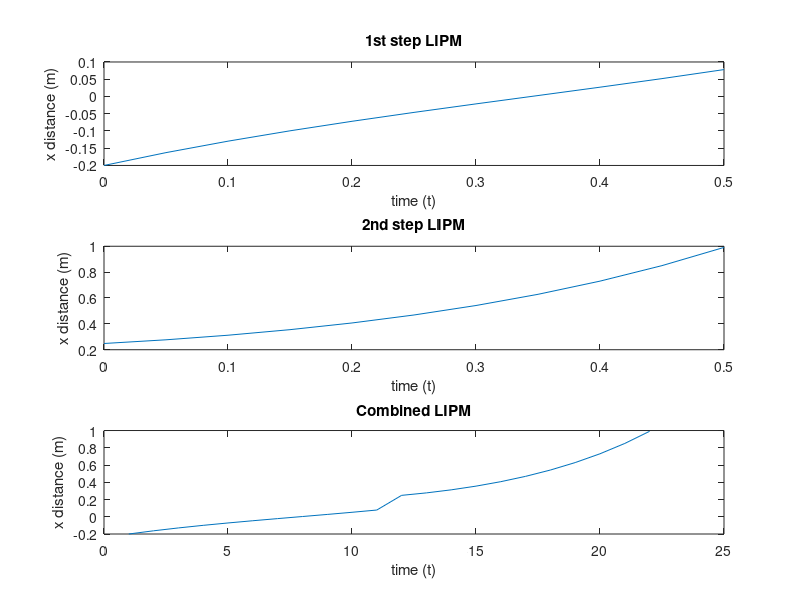
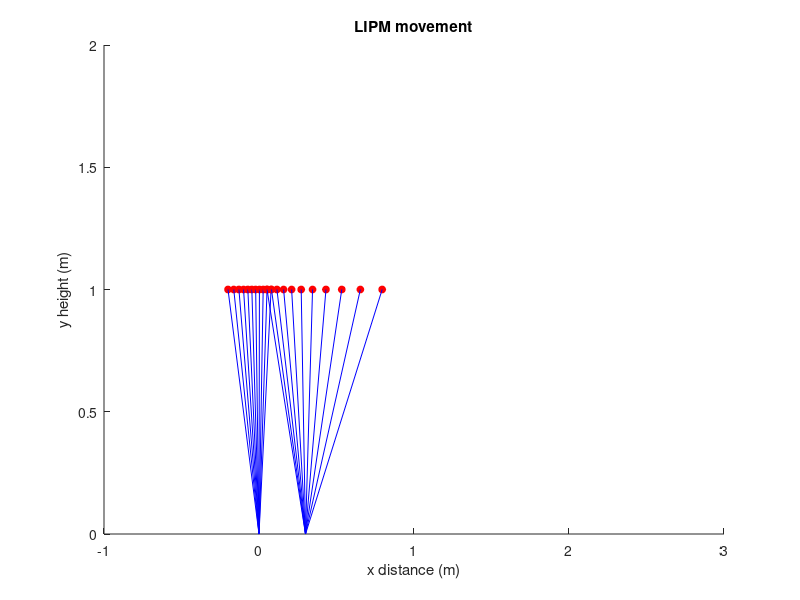

MATLAB code to generate these figures, in order:
% ===============================================================
% 2D walking pattern generation w/ LIPM Kajita pg 107
% Eqtn used (4.5)
% Input: I.C (pos, vel)
% Output: 2D animation of x(t) of LIPM for 2 steps
% 
% Author: Moonyoung Lee (ML634@kaist.ac.kr)
% KAIST Institute Humanoid Research Lab
% Date: 08/2017
% ===============================================================


x0InitCond = zeros(5,1);
v0InitCond = zeros(5,1);


z = 1.0; %hubo COM height
g = 9.8;
Tc = sqrt(z/g);

% ======== input ========
x0InitCond(1) = -0.2;  %I.C pos
v0InitCond(1) = 0.79;  %I.C vel
stepSize = 0.3; %how far to move LIMP base 
Tperiod = 0.5; %time to switch CoM base

% ======== main ========
N = 10;
t = 0:Tperiod/N:Tperiod; %time array

%calculate 2d x motion
xFirstStep = (x0InitCond(1) * cosh(t/Tc)) + (Tc * v0InitCond(1) * sinh(t/Tc));
vFirstStep = (x0InitCond(1)/Tc * sinh(t/Tc)) + (v0InitCond(1) * cosh(t/Tc));

%update IC
x0InitCond(2) = xFirstStep(N);  %I.C pos 2ndStep
v0InitCond(2) = vFirstStep(N);  %I.C vel 2ndStep

%add to global X vs T
xGlobal = xFirstStep;

% === next step ===

%calculate 2d x motion 
xSecondStep = ( (stepSize - x0InitCond(2)) * cosh(t/Tc)) + (Tc * v0InitCond(2) * sinh(t/Tc));
vSecondStep = (x0InitCond(2)/Tc * sinh(t/Tc)) + (v0InitCond(2) * cosh(t/Tc));


%add to global X vs T
stepOffset = xFirstStep(N) - xSecondStep(1);
xGlobalSecond = xSecondStep + stepOffset;
xGlobal = [xGlobal xGlobalSecond];


%plot
f1 = figure;


subplot(3,1,1)
plot(t,xFirstStep);
xlabel('time (t)')
ylabel('x distance (m)')
title('1st step LIPM')

subplot(3,1,2)
plot(t,xSecondStep);
xlabel('time (t)')
ylabel('x distance (m)')
title('2nd step LIPM')

subplot(3,1,3)
xTotal = [xFirstStep  xSecondStep];
plot(xTotal);
xlabel('time (t)')
ylabel('x distance (m)')
title('Combined LIPM')

f2 = figure;
hold on
xlabel('x distance (m)')
ylabel('y height (m)')
title('LIPM movement')
%animation plot
for i=1:length(xGlobal)
   pause (0.1);
   plot(xGlobal(i),z,'or','MarkerSize', 5, 'MarkerFaceColor', 'r')
   axis([-1 3 0 2])

%    delete(linePlot);
   
   if i <= (length(xGlobal))/2
       linePlot = plot([0,xGlobal(i)],[0,z],'b');
    
   else
       linePlot = plot([stepSize,xGlobal(i)],[0,z],'b');
   end 
   
   
   
end

